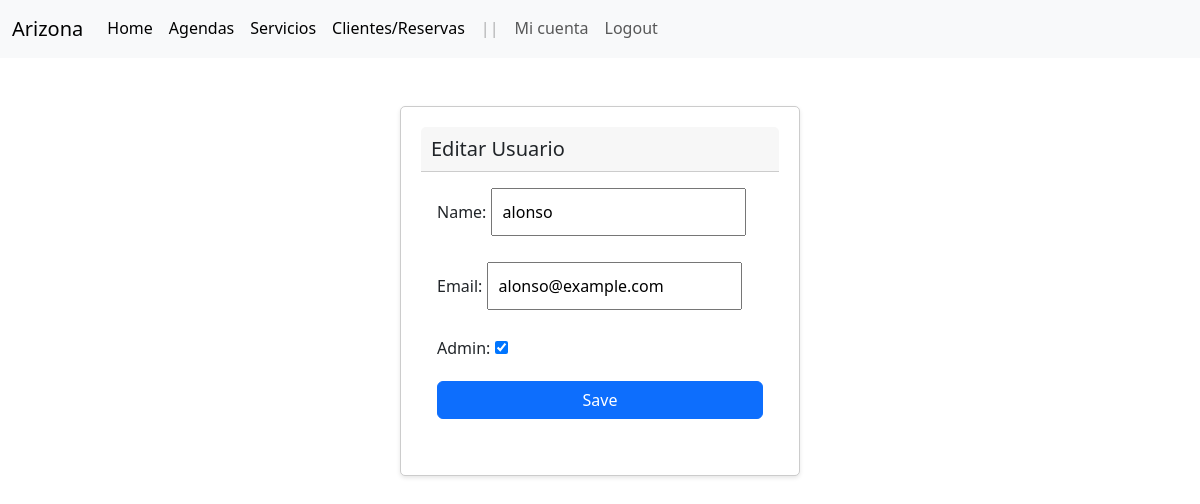
The page /account/update-admin/1/ (signed in) on the database as committed earlier.
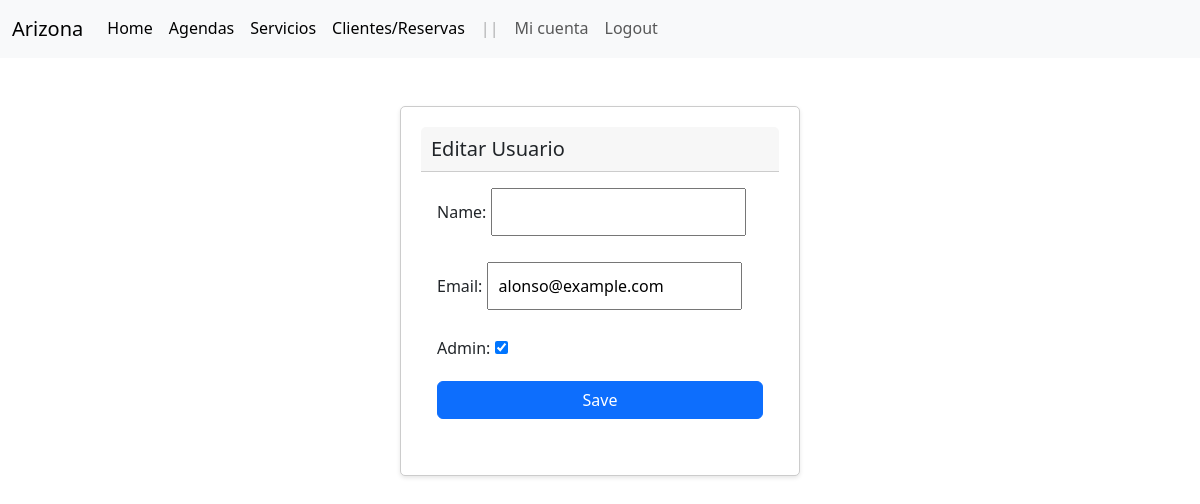
The same page on the database as committed later.
### accounts/models.py (models this page shows, shortened)
class User(AbstractBaseUser, PermissionsMixin):
    username = models.CharField(
        'Usuario', max_length=30, unique=True, validators=[
            validators.RegexValidator(
                re.compile('^[\w.@+-]+$'),
                'ingrese un nombre de usuario valido '
                'Este valor debe contener solo letras, números '
                'excepto: @/./+/-/_.'
                ,  'invalid'
            )
        ], help_text='Un nombre corto que sera usado'+
                    ' para identificarlo de forma unica en la plataforma.'
    )
    name = models.CharField('Name', max_length=100)
    email = models.EmailField('Email', unique=True)
    is_staff = models.BooleanField('Admin', default=False)
    is_active = models.BooleanField('Ativo', default=True)
    date_joined = models.DateTimeField('Data de Entrada', auto_now_add=True)
    USERNAME_FIELD = 'username'
    REQUIRED_FIELDS = ['email']
    objects = UserManager()
    class Meta:
        verbose_name = 'Usuario'
        verbose_name_plural = 'Usuarios'

### accounts/views.py (the view)
class UserEditAdminView(LoginRequiredMixin, UpdateView):
    model = User
    template_name = 'accounts/update_admin.html'
    fields = ['name', 'email', 'is_staff']
    success_url = reverse_lazy('account:index')
    def get_object(self, queryset=None):
        user_id = self.kwargs.get('pk')
        return get_object_or_404(User, pk=user_id)

### accounts/templates/accounts/update_admin.html (shortened to what this page needs)
{% extends "layout.html" %}
{% block container %}
<div class="container">
  <br>
  <br>
  <div class="card">
    <div class="card-header">
      <h5 class="card-title">Editar Usuario</h5>
    </div>
    <div class="card-body">
      <form method="POST">
        {{ form.as_p }}
        <button type="submit" class="btn btn-primary">Save</button>
      </form>
    </div>
  </div>
</div>
{% endblock %}

Rows that differ between the two databases and show on the page:
changed User "alonso@example.com": name "alonso" → (not shown)
